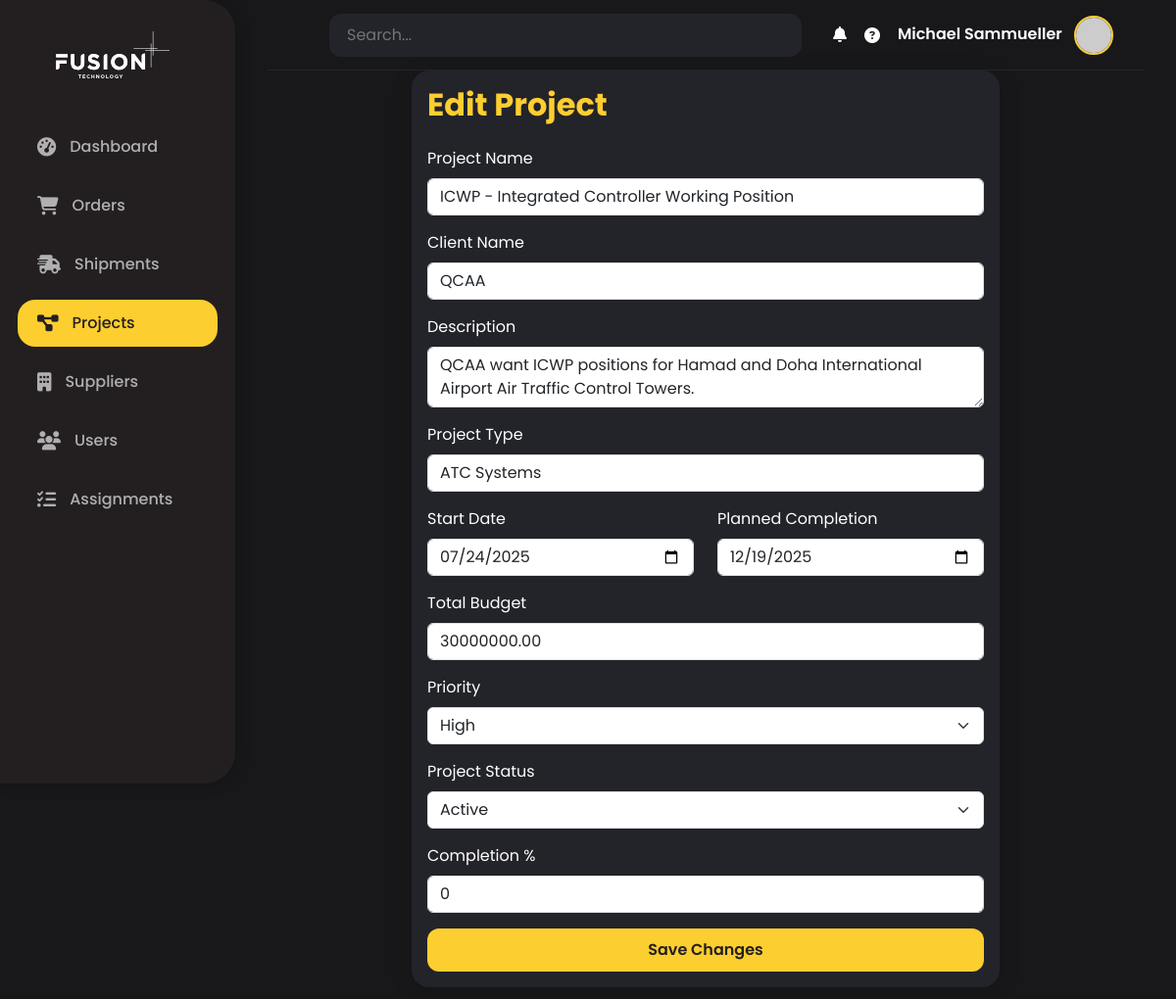
The page /projects/2/edit (signed in) on the database its author committed.
### backend/models/users.py (models this page shows)
class User(Base):
    __tablename__ = "users"
    id = Column(Integer, primary_key=True, index=True)
    email = Column(String(255), unique=True, index=True, nullable=False)
    username = Column(String(50), unique=True, index=True, nullable=False)
    full_name = Column(String(100), nullable=False)
    hashed_password = Column(String(100), nullable=False)
    role = Column(String(50), default="user")  # admin, manager, procurement, field, qa, finance
    department = Column(String(50))  # Management, Procurement, Field Operations, QA, Finance
    timezone = Column(String(50), default="Asia/Doha")
    language = Column(String(5), default="en")  # en, ar
    notification_preferences = Column(Text)  # JSON string
    is_active = Column(Boolean, default=True)
    last_login = Column(DateTime)
    created_at = Column(DateTime, default=datetime.utcnow)
    created_by = Column(String(50))
    created_projects = relationship("Project", foreign_keys="Project.created_by_id", back_populates="created_by_user")
    managed_projects = relationship("Project", foreign_keys="Project.project_manager_id", back_populates="project_manager_user")
    created_orders = relationship("Order", foreign_keys="Order.created_by_id", back_populates="created_by_user")
    notifications = relationship(
        "Notification",
        back_populates="user",
        foreign_keys="[Notification.user_id]"
    )
    escalated_notifications = relationship(
        "Notification",
        foreign_keys="[Notification.escalated_to_user_id]"
    )

### backend/models/projects.py (models this page shows)
class Project(Base):
    __tablename__ = "projects"
    id = Column(Integer, primary_key=True, index=True)
    name = Column(String(200), nullable=False, index=True)
    project_code = Column(String(50), unique=True, nullable=False, index=True)
    client_name = Column(String(200), nullable=False)
    client_contact_person = Column(String(100))
    client_email = Column(String(255))
    client_phone = Column(String(50))
    description = Column(Text)
    project_type = Column(String(50))  # Aviation, Marine, Industrial, etc.
    start_date = Column(DateTime, nullable=False)
    planned_completion_date = Column(DateTime, nullable=False)
    actual_completion_date = Column(DateTime)
    total_budget = Column(Numeric(precision=15, scale=2))
    currency = Column(String(3), default="QAR")
    budget_consumed = Column(Numeric(precision=15, scale=2), default=0)
    status = Column(String(20), default="Planning")  # Planning, Active, On Hold, Completed
    priority = Column(String(10), default="Normal")  # Low, Normal, High, Critical
    completion_percentage = Column(Integer, default=0)
    project_manager_id = Column(Integer, ForeignKey("users.id"))
    created_by_id = Column(Integer, ForeignKey("users.id"))
    assigned_user_id = Column(Integer, ForeignKey("users.id"), nullable=True)
    assigned_by = Column(String(100))  # Username or user id of assigner
    installation_location = Column(String(200))
    installation_country = Column(String(100))
    installation_city = Column(String(100))
    requires_certification = Column(Boolean, default=False)
    certification_status = Column(String(50))  # Pending, In Progress, Approved, Rejected
    regulatory_authority = Column(String(100))  # QCAA, EASA, FAA, etc.
    created_at = Column(DateTime, default=datetime.utcnow)
    updated_at = Column(DateTime, default=datetime.utcnow, onupdate=datetime.utcnow)
    project_manager_user = relationship("User", foreign_keys=[project_manager_id], back_populates="managed_projects")
    created_by_user = relationship("User", foreign_keys=[created_by_id], back_populates="created_projects")
    assigned_user = relationship("User", foreign_keys=[assigned_user_id])
    orders = relationship("Order", back_populates="project", cascade="all, delete-orphan")
    notifications = relationship("Notification", back_populates="project")

### fusionflow_app/routes/projects.py (the view, shortened to what this page needs)
@projects_bp.route('/<int:project_id>/edit', methods=['GET', 'POST'])
@login_required
def edit_project(project_id):
    db = get_db()
    try:
        project = db.query(Project).filter(Project.id == project_id).first()
        if not project:
            flash('Project not found.', 'danger')
            return redirect(url_for('projects.list_projects'))
        return render_template('projects/edit.html', project=project)
    finally:
        db.close()

### fusionflow_app/routes/projects.py (called while the page is built)
def get_db():
    return SessionLocal()

### fusionflow_app/templates/projects/edit.html (shortened to what this page needs)
{% extends 'base.html' %}
{% block content %}
<div class="card mx-auto" style="max-width: 600px;">
    <div class="card-body">
        <h2 class="mb-4" style="color: var(--primary-color); font-weight: 700;">Edit Project</h2>
        <form method="POST">
            <div class="mb-3">
                <label for="name" class="form-label">Project Name</label>
                <input type="text" class="form-control" id="name" name="name" value="{{ project.name }}" required>
            </div>
            <div class="mb-3">
                <label for="client_name" class="form-label">Client Name</label>
                <input type="text" class="form-control" id="client_name" name="client_name" value="{{ project.client_name }}" required>
            </div>
            <div class="mb-3">
                <label for="description" class="form-label">Description</label>
                <textarea class="form-control" id="description" name="description" rows="2">{{ project.description }}</textarea>
            </div>
            <div class="mb-3">
                <label for="project_type" class="form-label">Project Type</label>
                <input type="text" class="form-control" id="project_type" name="project_type" value="{{ project.project_type }}">
            </div>
            <div class="row mb-3">
                <div class="col">
                    <label for="start_date" class="form-label">Start Date</label>
                    <input type="date" class="form-control" id="start_date" name="start_date" value="{{ project.start_date.strftime('%Y-%m-%d') if project.start_date else '' }}" required>
                </div>
                <div class="col">
                    <label for="planned_completion_date" class="form-label">Planned Completion</label>
                    <input type="date" class="form-control" id="planned_completion_date" name="planned_completion_date" value="{{ project.planned_completion_date.strftime('%Y-%m-%d') if project.planned_completion_date else '' }}" required>
                </div>
            </div>
            <div class="mb-3">
                <label for="total_budget" class="form-label">Total Budget</label>
                <input type="number" class="form-control" id="total_budget" name="total_budget" min="0" step="0.01" value="{{ project.total_budget }}">
            </div>
            <div class="mb-3">
                <label for="priority" class="form-label">Priority</label>
                <select class="form-select" id="priority" name="priority">
                    <option value="High" {% if project.priority == 'High' %}selected{% endif %}>High</option>
                </select>
            </div>
            <div class="mb-3">
                <label for="status" class="form-label">Project Status</label>
                <select class="form-select" id="status" name="status" required>
                    <option value="Active" {% if project.status == 'Active' %}selected{% endif %}>Active</option>
                </select>
            </div>
            <div class="mb-3">
                <label for="completion_percentage" class="form-label">Completion %</label>
                <input type="number" class="form-control" id="completion_percentage" name="completion_percentage" min="0" max="100" value="{{ project.completion_percentage }}">
            </div>
            <button type="submit" class="btn btn-primary w-100">Save Changes</button>
        </form>
    </div>
</div>
{% endblock %}

### fusionflow_app/templates/base.html (shortened to what this page needs)
<!DOCTYPE html>
<html lang="en">
<head>
    <link href="https://cdn.jsdelivr.net/npm/bootstrap@5.3.0/dist/css/bootstrap.min.css" rel="stylesheet">
    <link href="https://cdnjs.cloudflare.com/ajax/libs/font-awesome/6.4.0/css/all.min.css" rel="stylesheet">
</head>
<body>
    <div class="sidebar">
        <div class="logo">
            <img src="{{ url_for('static', filename='images/fusion_white.svg') }}" alt="FusionFlow Logo">
        </div>
        <ul class="nav flex-column nav">
            <li class="nav-item">
                <a class="nav-link {% if request.endpoint == 'dashboard.index' %}active{% endif %}" href="{{ url_for('dashboard.index') }}">
                    <i class="fas fa-tachometer-alt"></i> <span>Dashboard</span>
                </a>
            </li>
            <li class="nav-item">
                <a class="nav-link {% if request.endpoint.startswith('orders.') %}active{% endif %}" href="{{ url_for('orders.list_orders') }}">
                    <i class="fas fa-shopping-cart"></i> <span>Orders</span>
                </a>
            </li>
            <li class="nav-item">
                <a class="nav-link {% if request.endpoint.startswith('shipments.') %}active{% endif %}" href="{{ url_for('shipments.list_shipments') }}">
                    <i class="fas fa-shipping-fast"></i> <span>Shipments</span>
                </a>
            </li>
            <li class="nav-item">
                <a class="nav-link {% if request.endpoint.startswith('projects.') %}active{% endif %}" href="{{ url_for('projects.list_projects') }}">
                    <i class="fas fa-project-diagram"></i> <span>Projects</span>
                </a>
            </li>
            <li class="nav-item">
                <a class="nav-link {% if request.endpoint.startswith('suppliers.') %}active{% endif %}" href="{{ url_for('suppliers.list_suppliers') }}">
                    <i class="fas fa-building"></i> <span>Suppliers</span>
                </a>
            </li>
            {% if current_user.is_authenticated and current_user.role in ['admin', 'manager', 'associate_project_manager', 'project_manager', 'senior_project_manager', 'engineering_manager', 'design_manager'] %}
            <li class="nav-item">
                <a class="nav-link {% if request.endpoint.startswith('users.') and not request.endpoint.endswith('assignments') and not request.endpoint.endswith('logs') %}active{% endif %}" href="{{ url_for('users.list_users') }}">
                    <i class="fas fa-users"></i> <span>Users</span>
                </a>
            </li>
            {% endif %}
            {% if current_user.is_authenticated %}
            <li class="nav-item">
                <a class="nav-link {% if request.endpoint == 'users.assignments' %}active{% endif %}" href="{{ url_for('users.assignments') }}">
                    <i class="fas fa-tasks"></i> <span>Assignments</span>
                </a>
            </li>
            {% endif %}
        </ul>
    </div>
    <div class="main-content">
        <nav class="navbar">
            <form class="search-bar d-none d-md-block">
                <input type="text" placeholder="Search..." aria-label="Search">
            </form>
            <div class="user-info ms-auto position-relative">
                <div class="notification-bell" id="notifBell">
                    <i class="fas fa-bell"></i>
                </div>
                <i class="fas fa-question-circle"></i>
                {% if current_user.is_authenticated %}
                    <div class="dropdown">
                        <span class="username me-2">{{ current_user.full_name }}</span>
                        <a href="#" class="d-inline-block" id="userDropdown" data-bs-toggle="dropdown" aria-expanded="false">
                            <img src="https://ui-avatars.com/api/?name={{ current_user.full_name|replace(' ', '+') }}&background=fdce2f&color=231f20&rounded=true&size=40" class="avatar" alt="User Avatar">
                        </a>
                    </div>
                {% endif %}
            </div>
        </nav>
        {% block content %}{% endblock %}
    </div>
</body>
</html>

### fusionflow_app/templates/base.html (style rules this page uses)
:root { --primary-color: #fdce2f; --secondary-color: #231f20; --background-dark: #18181b; --sidebar-bg: #231f20; --card-bg: #23232a; --text-main: #fff; --text-muted: #b0b0b0; --active-bg: #fdce2f; --active-text: #231f20; --border-radius: 18px; }
html, body { height: 100%; background: var(--background-dark); color: var(--text-main); font-family: 'Poppins', 'Segoe UI', Tahoma, Geneva, Verdana, sans-serif; }
body { min-height: 100vh; background: var(--background-dark); }
.sidebar { position: fixed; top: 0; left: 0; height: 100vh; width: 240px; background: var(--sidebar-bg); color: var(--text-main); border-radius: 0 32px 32px 0; box-shadow: 2px 0 16px rgba(0,0,0,0.18); z-index: 1001; display: flex; flex-direction: column; padding: 32px 0 0 0; }
.sidebar .logo { display: flex; align-items: center; justify-content: center; margin-bottom: 40px; }
.sidebar .logo img { height: 48px; margin-right: 10px; }
.sidebar .nav { flex: 1; }
.sidebar .nav-link { color: var(--text-muted); font-weight: 500; border-radius: var(--border-radius); margin: 6px 18px; padding: 12px 20px; display: flex; align-items: center; transition: background 0.2s, color 0.2s; }
.sidebar .nav-link.active, .sidebar .nav-link:hover { background: var(--active-bg); color: var(--active-text) !important; }
.sidebar .nav-link i { margin-right: 14px; font-size: 1.2rem; }
.main-content { margin-left: 240px; min-height: 100vh; background: var(--background-dark); padding: 0 32px 32px 32px; }
.navbar { background: var(--background-dark); border-bottom: 1px solid #23232a; min-height: 72px; display: flex; align-items: center; padding: 0 32px; }
.navbar .search-bar { flex: 1; margin: 0 32px; }
.navbar .search-bar input { background: #23232a; border: none; border-radius: 12px; color: var(--text-main); padding: 10px 18px; width: 100%; }
.navbar .user-info { display: flex; align-items: center; gap: 18px; }
.navbar .user-info .avatar { width: 40px; height: 40px; border-radius: 50%; object-fit: cover; border: 2px solid var(--primary-color); }
.navbar .user-info .username { color: var(--text-main); font-weight: 600; }
.card { background: var(--card-bg); border-radius: var(--border-radius); box-shadow: 0 4px 24px rgba(0,0,0,0.12); border: none; color: var(--text-main); }
.btn-primary { background: var(--primary-color); color: var(--secondary-color); border: none; border-radius: 12px; font-weight: 600; padding: 10px 24px; transition: background 0.2s, color 0.2s; }
.notification-bell { position: relative; cursor: pointer; }

### rows shown on the page
User: full_name "Michael Sammueller"
Project: name "ICWP - Integrated Controller Working Position", client_name "QCAA", description "QCAA want ICWP positions for Hamad and Doha International Airport Air Traffic Control Towers.", project_type "ATC Systems", start_date "07/24/2025", planned_completion_date "12/19/2025", total_budget "30000000.00", priority "High", status "Active", completion_percentage "0"
